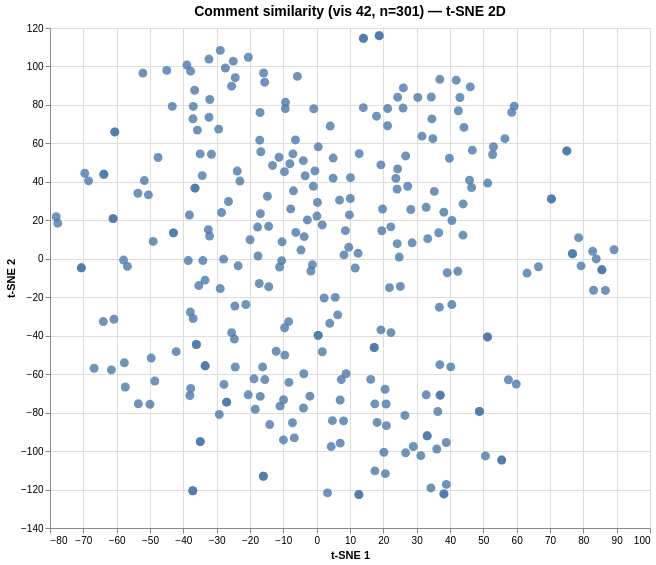

The Vega-Lite source for this figure:
### Vega specification from a JSON file in a GitHub repository (floating-point values rounded to 4 significant figures; data arrays with more than 128 entries replaced by an {"elided": "..."} marker saying what was removed)
{"$schema": "https://vega.github.io/schema/vega/v6.json", "data": [{"name": "param_1e9efca18e7a2868_store"}, {"name": "source_0", "values": {"elided": "301 records"}}, {"name": "source_0_x_domain_dim_1", "values": [{"min": -78.14, "max": 89.21}]}, {"name": "source_0_y_domain_dim_2", "values": [{"min": -122.6, "max": 116.0}]}], "signals": [{"name": "unit", "value": {}, "on": [{"events": "pointermove", "update": "isTuple(group()) ? group() : unit"}]}, {"name": "param_1e9efca18e7a2868", "update": "vlSelectionResolve(\"param_1e9efca18e7a2868_store\", \"union\")"}, {"name": "param_1e9efca18e7a2868_dim_1", "on": [{"events": [{"source": "view", "type": "dblclick"}], "update": "null"}, {"events": {"signal": "param_1e9efca18e7a2868_translate_delta"}, "update": "panLinear(param_1e9efca18e7a2868_translate_anchor.extent_x, -param_1e9efca18e7a2868_translate_delta.x / width)"}, {"events": {"signal": "param_1e9efca18e7a2868_zoom_delta"}, "update": "zoomLinear(domain(\"x\"), param_1e9efca18e7a2868_zoom_anchor.x, param_1e9efca18e7a2868_zoom_delta)"}]}, {"name": "param_1e9efca18e7a2868_dim_2", "on": [{"events": [{"source": "view", "type": "dblclick"}], "update": "null"}, {"events": {"signal": "param_1e9efca18e7a2868_translate_delta"}, "update": "panLinear(param_1e9efca18e7a2868_translate_anchor.extent_y, param_1e9efca18e7a2868_translate_delta.y / height)"}, {"events": {"signal": "param_1e9efca18e7a2868_zoom_delta"}, "update": "zoomLinear(domain(\"y\"), param_1e9efca18e7a2868_zoom_anchor.y, param_1e9efca18e7a2868_zoom_delta)"}]}, {"name": "param_1e9efca18e7a2868_tuple", "on": [{"events": [{"signal": "param_1e9efca18e7a2868_dim_1 || param_1e9efca18e7a2868_dim_2"}], "update": "param_1e9efca18e7a2868_dim_1 && param_1e9efca18e7a2868_dim_2 ? {unit: \"\", fields: param_1e9efca18e7a2868_tuple_fields, values: [param_1e9efca18e7a2868_dim_1,param_1e9efca18e7a2868_dim_2]} : null"}]}, {"name": "param_1e9efca18e7a2868_tuple_fields", "value": [{"field": "dim_1", "channel": "x", "type": "R"}, {"field": "dim_2", "channel": "y", "type": "R"}]}, {"name": "param_1e9efca18e7a2868_translate_anchor", "value": {}, "on": [{"events": [{"source": "scope", "type": "pointerdown"}], "update": "{x: x(unit), y: y(unit), extent_x: domain(\"x\"), extent_y: domain(\"y\")}"}]}, {"name": "param_1e9efca18e7a2868_translate_delta", "value": {}, "on": [{"events": [{"source": "window", "between": [{"source": "scope", "type": "pointerdown"}, {"source": "window", "type": "pointerup"}], "consume": true, "type": "pointermove"}], "update": "{x: param_1e9efca18e7a2868_translate_anchor.x - x(unit), y: param_1e9efca18e7a2868_translate_anchor.y - y(unit)}"}]}, {"name": "param_1e9efca18e7a2868_zoom_anchor", "on": [{"events": [{"source": "scope", "consume": true, "type": "wheel"}], "update": "{x: invert(\"x\", x(unit)), y: invert(\"y\", y(unit))}"}]}, {"name": "param_1e9efca18e7a2868_zoom_delta", "on": [{"events": [{"source": "scope", "type": "wheel", "consume": true}], "update": "pow(1.001, event.deltaY * pow(16, event.deltaMode))", "force": true}]}, {"name": "param_1e9efca18e7a2868_modify", "on": [{"events": {"signal": "param_1e9efca18e7a2868_tuple"}, "update": "modify(\"param_1e9efca18e7a2868_store\", param_1e9efca18e7a2868_tuple, true)"}]}], "marks": [{"type": "symbol", "name": "marks", "from": {"data": "source_0"}, "encode": {"update": {"opacity": {"value": 0.8}, "size": {"value": 80}, "x": {"field": "dim_1", "scale": "x"}, "y": {"field": "dim_2", "scale": "y"}, "tooltip": {"signal": "{\"Comment #\": format(datum[\"index\"], \"\"), \"Comment\": isValid(datum[\"comment\"]) ? datum[\"comment\"] : \"\"+datum[\"comment\"]}"}, "shape": {"value": "circle"}, "fill": {"value": "#4c78a8"}}}, "interactive": true, "style": ["circle"], "clip": true}], "scales": [{"name": "x", "type": "linear", "domain": [{"signal": "(data(\"source_0_x_domain_dim_1\")[0] || {}).min"}, {"signal": "(data(\"source_0_x_domain_dim_1\")[0] || {}).max"}], "range": [0, {"signal": "width"}], "domainRaw": {"signal": "param_1e9efca18e7a2868[\"dim_1\"]"}, "nice": true, "zero": true}, {"name": "y", "type": "linear", "domain": [{"signal": "(data(\"source_0_y_domain_dim_2\")[0] || {}).min"}, {"signal": "(data(\"source_0_y_domain_dim_2\")[0] || {}).max"}], "range": [{"signal": "height"}, 0], "nice": true, "domainRaw": {"signal": "param_1e9efca18e7a2868[\"dim_2\"]"}, "zero": true}], "axes": [{"scale": "x", "tickCount": {"signal": "ceil(width/40)"}, "minExtent": 0, "gridScale": "y", "labels": false, "zindex": 0, "ticks": false, "orient": "bottom", "grid": true, "domain": false, "maxExtent": 0, "aria": false}, {"scale": "y", "tickCount": {"signal": "ceil(height/40)"}, "gridScale": "x", "domain": false, "labels": false, "orient": "left", "aria": false, "grid": true, "minExtent": 0, "ticks": false, "zindex": 0, "maxExtent": 0}, {"scale": "x", "zindex": 0, "title": "t-SNE 1", "grid": false, "orient": "bottom", "labelFlush": true, "labelOverlap": true, "tickCount": {"signal": "ceil(width/40)"}}, {"scale": "y", "tickCount": {"signal": "ceil(height/40)"}, "grid": false, "zindex": 0, "labelOverlap": true, "title": "t-SNE 2", "orient": "left"}], "title": {"text": "Comment similarity (vis 42, n=301) — t-SNE 2D", "fontSize": 14, "frame": "group"}, "width": 600, "style": "cell", "height": 500, "padding": 5, "background": "white"}
